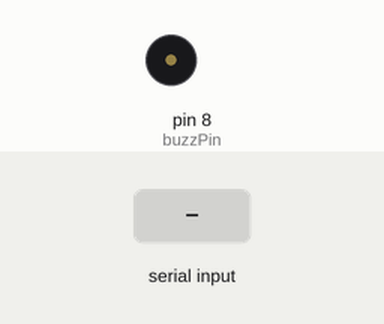
A sketch run on a simulated Arduino Uno, built with avr-gcc and run on an emulated ATmega328P. Parts: buzzer (waves = sounding, pin HIGH). Inputs (shaded band) come from the test bench. What the sketch prints to the serial monitor is not drawn.

Above: at 1.2 s.
1.3 s: "90,45\n" received over Serial
At 1.5 s:
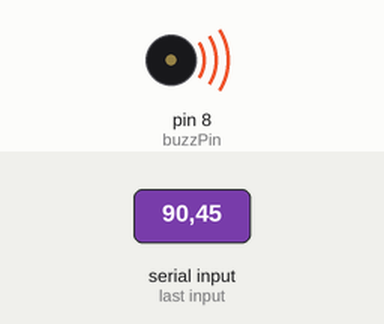
Timing chart, 0 to 4.3 s (numbered marks = the images above; inputs shaded):
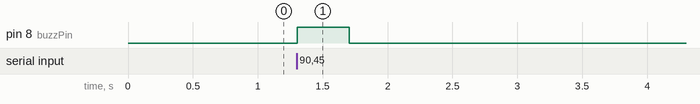

The sketch:

buzzer.ino
```cpp
int buzzPin = 8;
int myNum;
String msg = "Please enter a number";
int s_delay = 200;
void setup() {

Serial.begin(9600);
pinMode(buzzPin, OUTPUT);
}

void loop() {
  Serial.println(msg);

  while(Serial.available()==0){

  }
myNum = Serial.parseInt();

if(myNum > 10){
  digitalWrite(buzzPin, HIGH);
  delay(s_delay);
  digitalWrite(buzzPin, LOW);
}
}
```

Measured:
- after the input at 1.3 s, pin 8 (buzzPin): LOW → HIGH at once, → LOW 0.40 s later
